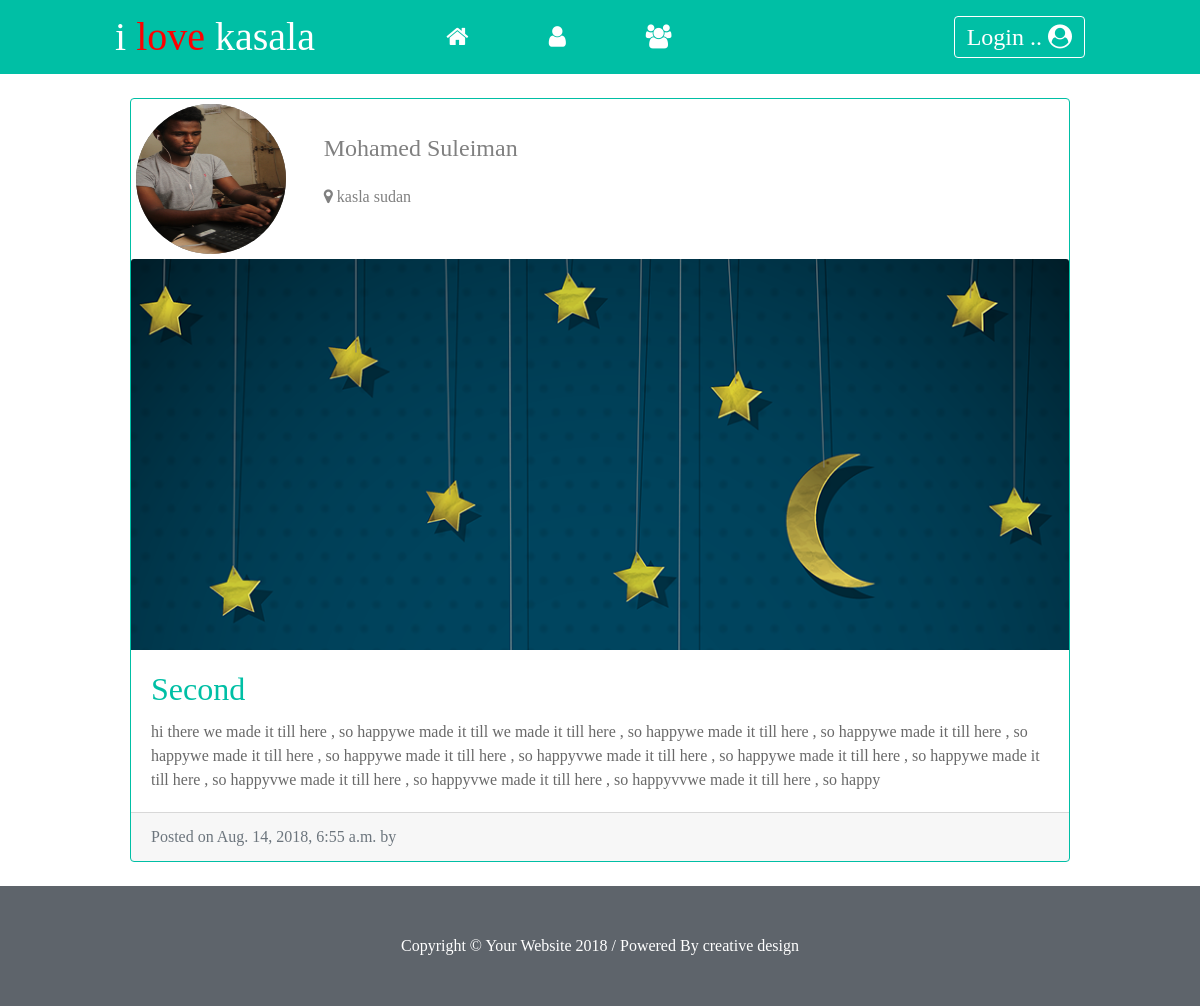
Page /articles/second-post/ on the committed database.
### articles/models.py (models this page shows, shortened)
class Article(models.Model):
    title=models.CharField(max_length=100)
    slug=models.SlugField()
    body=models.TextField()
    date=models.DateTimeField(auto_now_add=True)
    thumb=models.ImageField(default="default.png",blank=True)
    author=models.ForeignKey(User, default=None)

### Accounts/models.py (models this page shows, shortened)
class UserProfile(models.Model):
    user = models.OneToOneField(User)
    bio = models.CharField(max_length=100, default='')
    city = models.CharField(max_length=100, default='')
    website = models.URLField(blank=True)
    phone = models.IntegerField(blank=True)
    image = models.ImageField(upload_to='profile_image', default='../style/profile.jpg')
    GENDER_CHOICES = (
        ('M', 'Male'),
        ('F', 'Female'),
    )
    gender = models.CharField(max_length=1, choices=GENDER_CHOICES,default="")

### articles/views.py (the view)
# urls.py: url(r'^(?P<slug>[\w-]+)/$',views.article_detail, name='detail')
def article_detail(request,slug):
    article=Article.objects.get(slug=slug)
    return render(request,'articles/article_detail.html', {'article':article})

### articles/templates/articles/article_detail.html (shortened to what this page needs)
{% extends 'base_layout.html' %}
{% block content %}
<br>
              <div class="card mb-4" style=" border: 1px solid #00bfa5 !important;">
            <div>
               <div class="row">
                <div class="col-4 profile-img">
                {% if article.author.userprofile.image %}
                <img src="{{ article.author.userprofile.image.url }}"  alt="">
                {% else %}
                    {% load staticfiles%}
                {% endif %}
                </div>
                <div class="col-8f float-left name-city">
                   <h4 style="text-transform: capitalize; color: grey">{{article.author.first_name}}  {{article.author.last_name}}</h4>
                    <br>
                    <h6 style="font-size: : 14px;color: grey">
                           <i class="fa fa-map-marker" aria-hidden="true"></i>
                                    {{article.author.userprofile.city}}</h6>
                </div>
                </div>
            </div>
            <img class="card-img-top" src="{{ article.thumb.url }}"  alt="Card image cap">
            <div class="card-body">
              <h2 class="card-title"><a href="{% url 'articles:detail' slug=article.slug %}" class="title" style="    color: #00bfa5;
">{{ article.title }}</a></h2>
              <p class="card-text" style="color: dimgray"> {{ article.body  }} </p>
            </div>
            <div class="card-footer text-muted">
              Posted on {{ article.date }}  by
            </div>
          </div>
{% endblock %}

### style/styles.css (style rules this page uses)
* { font-family: Ubuntu; }
h1, h2, h3, h4, h5 { font-weight: normal; color: grey; margin: 0; }
a, a:hover, a:visited { color: #fff; text-decoration: none; }
.title { text-transform: capitalize; margin-bottom: 20px; }
.profile-img img { margin: 5px; width: 150px; height: 150px; background-color: dimgrey; border-radius: 50%; }
.name-city { vertical-align: middle; padding: 35px; float: left; margin-left: -150px; }

### rows in the picture
Article: author.userprofile.image (picture), author.first_name "Mohamed", author.last_name "Suleiman", author.userprofile.city "kasla sudan", thumb (picture), title "Second", body "hi there we made it till here , so happywe made it till we made it till here , so happywe made it till here , so happywe made it till here , so happywe made it till here , so happywe made it till here , so happyvwe made it till here , so happywe made it till here , so happywe made it till here , so happyvwe made it till here , so happyvwe made it till here , so happyvvwe made it till here , so happy", date "Aug. 14, 2018, 6:55 a.m."
